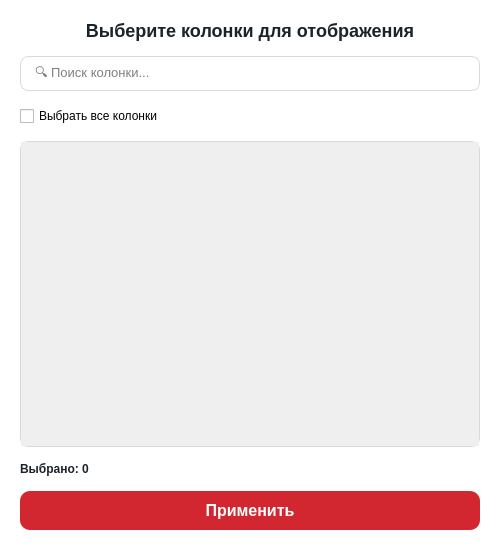
<?xml version="1.0" encoding="UTF-8"?>
<ui version="4.0">
 <class>ColumnSelectorDialog</class>
 <widget class="QDialog" name="ColumnSelectorDialog">
  <property name="geometry">
   <rect>
    <x>0</x>
    <y>0</y>
    <width>500</width>
    <height>550</height>
   </rect>
  </property>
  <property name="windowTitle">
   <string>Выбор колонок для проекта</string>
  </property>
  <property name="styleSheet">
   <string notr="true">
    QDialog {
        background-color: white;
    }
    QLabel {
        font-size: 14px;
        color: #1B232A;
    }
    QLineEdit {
        border: 1px solid #D9D9D6;
        border-radius: 8px;
        padding: 8px 12px;
        font-size: 13px;
        background-color: white;
    }
    QLineEdit:focus {
        border: 2px solid #D22730;
    }
    QScrollArea {
        border: 1px solid #D9D9D6;
        border-radius: 8px;
        background-color: white;
    }
    QScrollBar:vertical {
        border: none;
        background-color: #f0f0f0;
        width: 10px;
        border-radius: 5px;
        margin: 0px;
    }
    QScrollBar::handle:vertical {
        background-color: #B8B8B5;
        border-radius: 5px;
        min-height: 20px;
    }
    QScrollBar::handle:vertical:hover {
        background-color: #998664;
    }
    QScrollBar::add-line:vertical, QScrollBar::sub-line:vertical {
        height: 0px;
    }
   </string>
  </property>
  <layout class="QVBoxLayout" name="verticalLayout">
   <property name="spacing">
    <number>15</number>
   </property>
   <property name="leftMargin">
    <number>20</number>
   </property>
   <property name="topMargin">
    <number>20</number>
   </property>
   <property name="rightMargin">
    <number>20</number>
   </property>
   <property name="bottomMargin">
    <number>20</number>
   </property>
   <item>
    <widget class="QLabel" name="titleLabel">
     <property name="styleSheet">
      <string notr="true">font-size: 18px; font-weight: bold;</string>
     </property>
     <property name="text">
      <string>Выберите колонки для отображения</string>
     </property>
     <property name="alignment">
      <set>Qt::AlignmentFlag::AlignCenter</set>
     </property>
    </widget>
   </item>
   <item>
    <widget class="QLineEdit" name="searchInput">
     <property name="placeholderText">
      <string>🔍 Поиск колонки...</string>
     </property>
    </widget>
   </item>
   <item>
    <widget class="QCheckBox" name="selectAllCheckBox">
     <property name="text">
      <string>Выбрать все колонки</string>
     </property>
    </widget>
   </item>
   <item>
    <widget class="QScrollArea" name="scrollArea">
     <property name="widgetResizable">
      <bool>true</bool>
     </property>
     <widget class="QWidget" name="scrollAreaWidgetContents">
      <property name="geometry">
       <rect>
        <x>0</x>
        <y>0</y>
        <width>458</width>
        <height>350</height>
       </rect>
      </property>
      <layout class="QVBoxLayout" name="verticalLayout_2">
       <property name="spacing">
        <number>5</number>
       </property>
       <property name="leftMargin">
        <number>10</number>
       </property>
       <property name="topMargin">
        <number>10</number>
       </property>
       <property name="rightMargin">
        <number>10</number>
       </property>
       <property name="bottomMargin">
        <number>10</number>
       </property>
      </layout>
     </widget>
    </widget>
   </item>
   <item>
    <widget class="QLabel" name="selectedCountLabel">
     <property name="styleSheet">
      <string notr="true">color: #1B232A; font-size: 12px; font-weight: bold;</string>
     </property>
     <property name="text">
      <string>Выбрано: 0</string>
     </property>
    </widget>
   </item>
   <item>
    <layout class="QHBoxLayout" name="buttonLayout">
     <item>
      <widget class="QPushButton" name="selectBtn">
       <property name="styleSheet">
        <string notr="true">QPushButton {
            background-color: #D22730;
            color: white;
            border-radius: 10px;
            font-weight: bold;
            font-size: 16px;
            border: none;
            padding: 10px 30px;
        }
        QPushButton:hover {
            background-color: #862633;
        }</string>
       </property>
       <property name="text">
        <string>Применить</string>
       </property>
      </widget>
     </item>
    </layout>
   </item>
  </layout>
 </widget>
 <resources/>
 <connections/>
</ui>
